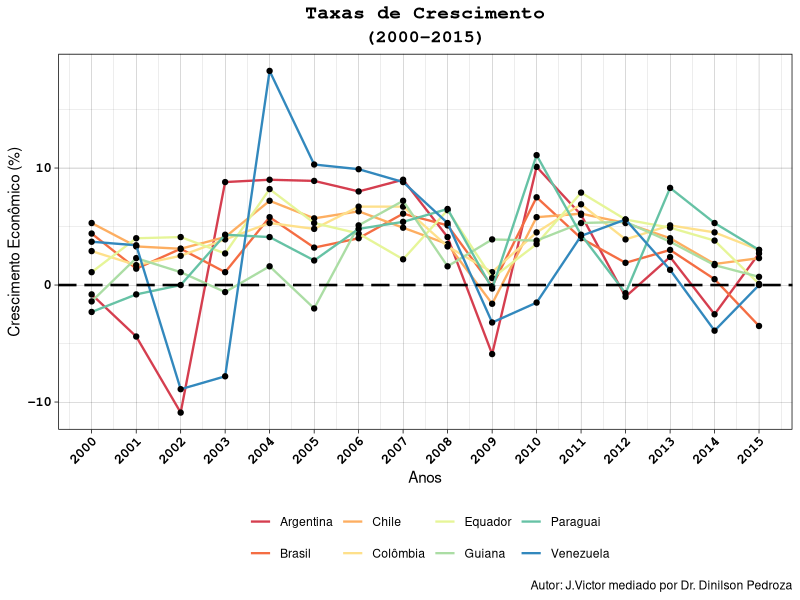

The R source for this figure:
#########Taxas de Crescimento do Produto Interno Bruto (PIB) 2000-2015 #########
#########J.Victor Sobrinho########


### Carregando as bibliotecas:
library(ggplot2)
library(lubridate)
library(scales)
library (RColorBrewer)


tabpib<-read.csv('txcrescimento.csv', header = T) ### Carregando a base de dados.

dftabpib <- subset(tabpib, select = c('Argentina', 'Brazil', 'Chile', 'Colombia', 'Ecuador', 'Guyana', 'Paraguay', 'Venezuela')) ### Selecionando países e salvando em uma variável.


Anos<-seq.Date(from = as_date("2000-01-01"),
               to = as_date("2015-01-01"),
               "year")
df = data.frame(Anos, dftabpib) ### Organizando o data frame.


ggplot(data = df, aes(x = Anos)) + ### Definindo o "X" do gráfico.
  theme_linedraw()+ ### Fundo do gráfico.
  geom_line(aes(y= Argentina, colour = "Argentina"), size =.8)+ ### Y, Nome da linha, Espessura da linha.
  geom_point(aes(y = Argentina))+ ### Colocando pontos nas linhas.
  geom_line(aes(y= Brazil, colour="Brasil"),size=.8) +
  geom_point(aes(y = Brazil))+
  geom_line(aes(y= Chile, colour="Chile"),size=.8) +
  geom_point(aes(y = Chile))+
  geom_line(aes(y= Colombia, colour="Colômbia"),size=.8) +
  geom_point(aes(y = Colombia))+
  geom_line(aes(y= Ecuador, colour="Equador"),size=.8) +
  geom_point(aes(y = Ecuador))+
  geom_line(aes(y= Guyana, colour="Guiana"),size=.8) +
  geom_point(aes(y = Guyana))+
  geom_line(aes(y= Paraguay, colour="Paraguai"),size=.8) +
  geom_point(aes(y = Paraguay))+
  geom_line(aes(y= Venezuela, colour="Venezuela"),size=.8) +
  geom_point(aes(y = Venezuela))+
  geom_hline(yintercept=0, colour='black', linetype='longdash', size= 0.88)+ ### Criando uma linha horizontal ao nível zero.
  labs(x='Anos', y='Crescimento Econômico (%)', ### "Rótulos".
       title='Taxas de Crescimento',subtitle = '(2000-2015)',
       caption='Autor: J.Victor mediado por Dr. Dinilson Pedroza', color = "") + ### Nota de rodapé.
  theme (plot.title = element_text(size=14, face='bold', hjust = 0.5, family = "mono"))+ ### Estilo do título.
  theme (plot.subtitle = element_text(size = 13, face = 'bold', hjust = 0.5, family = "mono" ))+ ### Estilo do subtítulo.
  theme (axis.text.x = element_text(size = 10, face="bold", color="black", angle=45, hjust = 1, family = "mono")) + ### Design de "x".
  theme (axis.text.y = element_text(size=10, face="bold", color="black",angle=0, family = "mono")) + ### Design de "y".
  theme (legend.position = "bottom") + ### Posição da legenda.
  scale_x_date(date_labels = "%Y", breaks = date_breaks("1 year"))+ ### Espaçamento de "x".
  scale_color_brewer(palette = "Spectral")  ### Paleta de cores Spectral ### Finalizado



